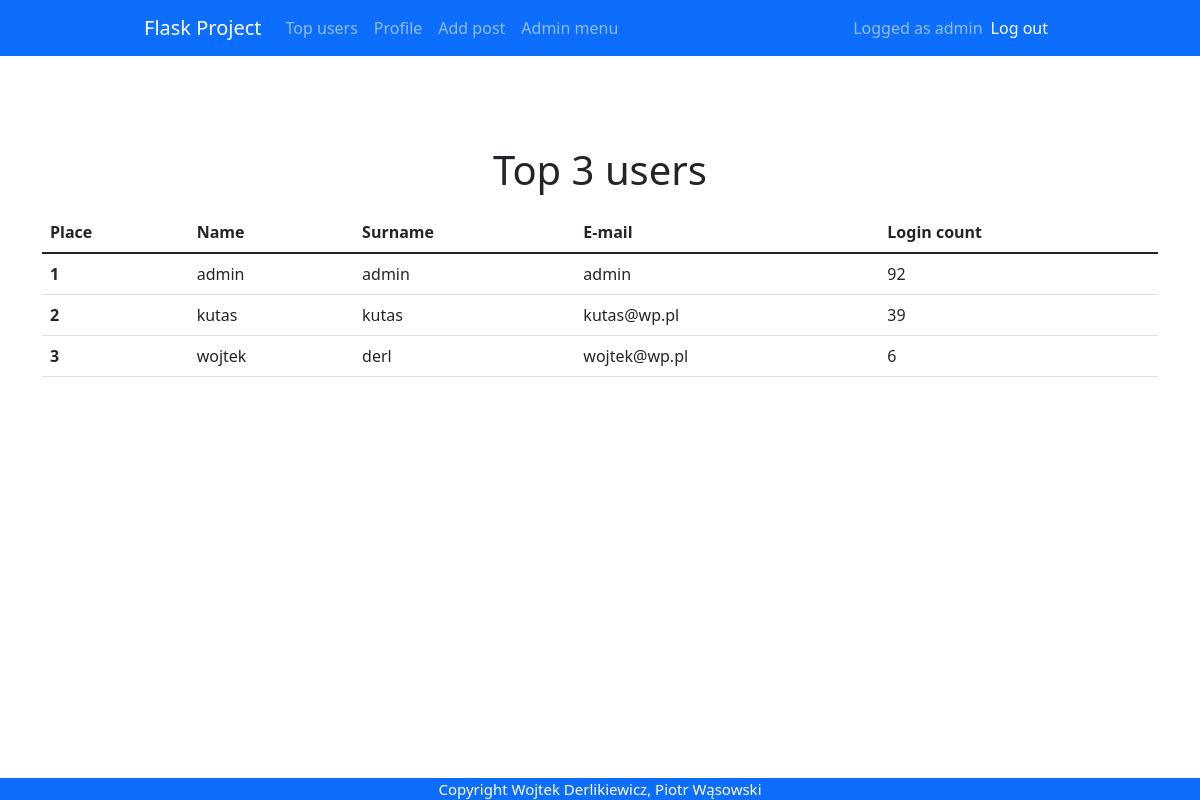
The app's page /top_users (signed in) with its own data.
### app.py (models this page shows)
class User(db.Model, UserMixin):
    id = db.Column(db.Integer, primary_key = True)
    email = db.Column(db.String(30), nullable=False, unique=True)
    name = db.Column(db.String(20), nullable=False)
    last_name = db.Column(db.String(20), nullable=False)
    password = db.Column(db.String(80), nullable=False)
    login_count = db.Column(db.Integer, nullable=False, default=0)
    isAdmin = db.Column(db.Boolean(), nullable=False, default=False)

### app.py (the view)
@app.route('/top_users', methods=['GET', 'POST'])
def topUsers():
    top_users = db.session.query(User).order_by(User.login_count.desc()).limit(3)
    return render_template('top_users.html', users = top_users)

### app.py (called while the page is built)
@login_manager.user_loader
def load_user(user_id):
    return User.query.get(int(user_id))

### templates/top_users.html
{% extends "base.html" %} {% block title %}Top users{% endblock %} {% block
content %}
<h1>Top 3 users</h1>
<table class="table">
  <thead>
    <tr>
      <th scope="col">Place</th>
      <th scope="col">Name</th>
      <th scope="col">Surname</th>
      <th scope="col">E-mail</th>
      <th scope="col">Login count</th>
    </tr>
  </thead>
  <tbody>
    {% set x = namespace(value=1) %} {% for user in users %}
    <tr>
      <th scope="row">{{x.value}} {% set x.value = x.value + 1 %}</th>
      <td>{{ user.name }}</td>
      <td>{{ user.last_name }}</td>
      <td>{{ user.email }}</td>
      <td>{{ user.login_count }}</td>
    </tr>
    {% endfor %}
  </tbody>
</table>
{% endblock %}

### templates/base.html (shortened to what this page needs)
<!DOCTYPE html>
<html lang="pl">
  <head>
    {% block styles %}
    <link
      rel="stylesheet"
      href="{{url_for('.static', filename='styles/base.css')}}"
    />
    <link
      href="https://cdn.jsdelivr.net/npm/bootstrap@5.1.3/dist/css/bootstrap.min.css"
      rel="stylesheet"
    />
    {% endblock %}
  </head>
  <body>
    <nav class="navbar navbar-expand-lg navbar-dark bg-primary">
      <div class="container-fluid">
        <a class="navbar-brand" href="{{url_for('home')}}">Flask Project</a>
        <div class="collapse navbar-collapse" id="navbarText">
          <ul class="navbar-nav me-auto mb-2 mb-lg-0">
            <li class="nav-item">
              <a class="nav-link" href="{{url_for('topUsers')}}">Top users</a>
            </li>
            {% if current_user.is_authenticated %}
            <li class="nav-item">
              <a class="nav-link" href="{{url_for('profile')}}">Profile</a>
            </li>
            <li class="nav-item">
              <a class="nav-link" href="{{url_for('add_post')}}">Add post</a>
            </li>
            {% if current_user.isAdmin == True %}
            <li class="nav-item">
              <a class="nav-link" href="{{url_for('admin')}}">Admin menu</a>
            </li>
            {% endif %} {% endif %}
          </ul>
          {% if current_user.is_authenticated %}
          <span class="navbar-text"> Logged as {{current_user.name }} </span>
          <span class="navbar-item">
            <ul class="navbar-nav me-auto mb-2 mb-lg-0">
              <li class="nav-item">
                <a
                  class="nav-link active"
                  aria-current="page"
                  href="{{url_for('logout')}}"
                  >Log out</a
                >
              </li>
            </ul>
          </span>
          {% endif %}
        </div>
      </div>
    </nav>
    <div class="container">{% block content %} {% endblock %}</div>
    <footer>Copyright Wojtek Derlikiewicz, Piotr Wąsowski</footer>
  </body>
</html>

### static/styles/base.css (style rules this page uses)
html { overflow: -moz-scrollbars-vertical; overflow-y: scroll; }
body { margin: 0; background-color: dimgrey; font-family: "Roboto", sans-serif; }
a { text-decoration: none; }
.container { overflow: hidden; margin-top: 30px; padding-top: 50px; display: grid; place-items: center; }
.container-fluid { width: 78% !important; }
h1 { padding: 10px; }
footer { position: fixed; bottom: 0; width: 100%; background-color: #0d6efd; color: white; font-size: 15px; text-align: center; }

### records on screen
User: name "admin", value "1", last_name "admin", email "admin", login_count "92"
User: value "2", name "kutas", last_name "kutas", email "kutas@wp.pl", login_count "39"
User: value "3", name "wojtek", last_name "derl", email "wojtek@wp.pl", login_count "6"
